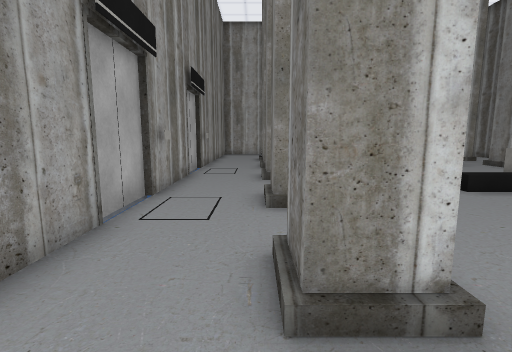
[1] (above)

16 first-person views from a walk through a 3-D level made in the Unity game engine. The camera is 1.4 m above the floor, tilts 8° down and sees 85° across. The floor is counted in squares, 1 m on a side. Each view is taken from the middle of a square. On the plan, view 1 faces up. The plan holds only what a view shows up to about 14 squares ahead; the rest is blank. The place goes on beyond the plan. The player character is not drawn. Some surface patterns are stand-ins.

[2]
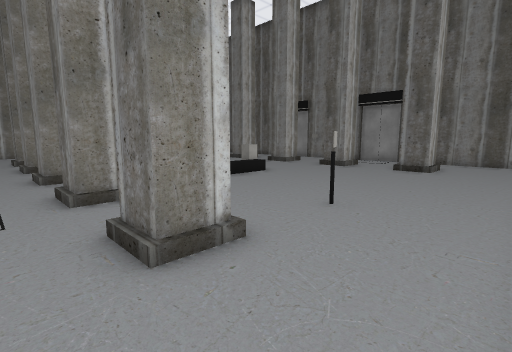

[3]
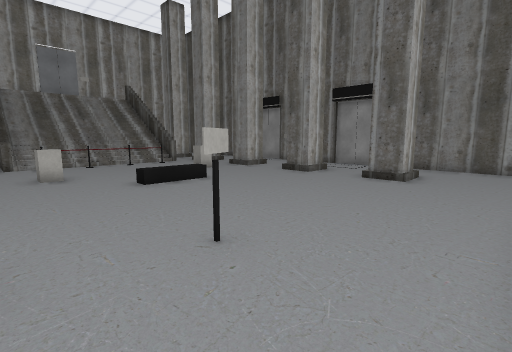

[4]
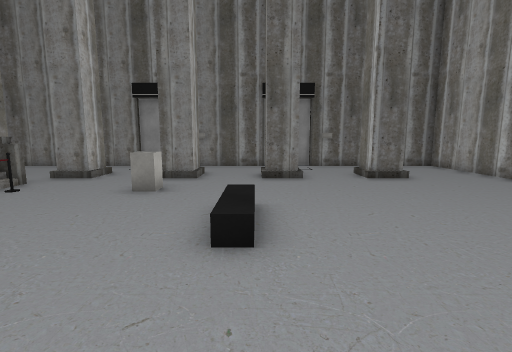

[5]
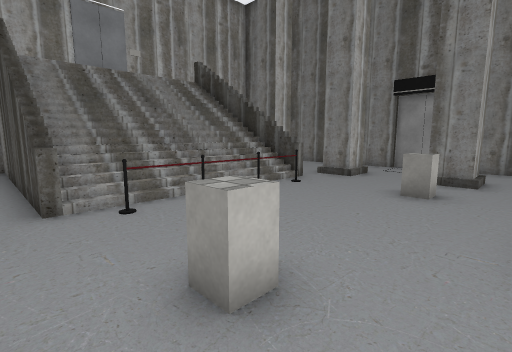

[6]
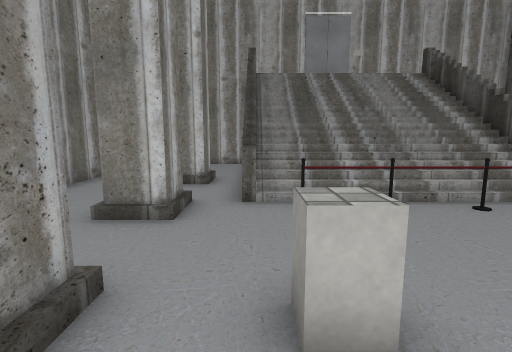

[7]
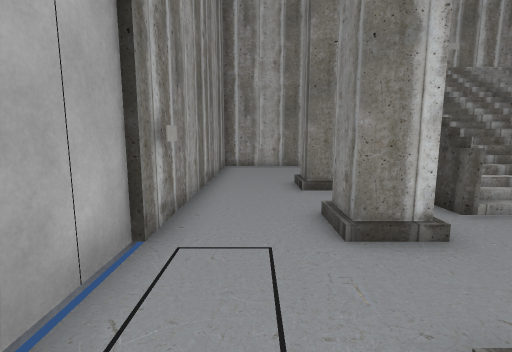

[8]
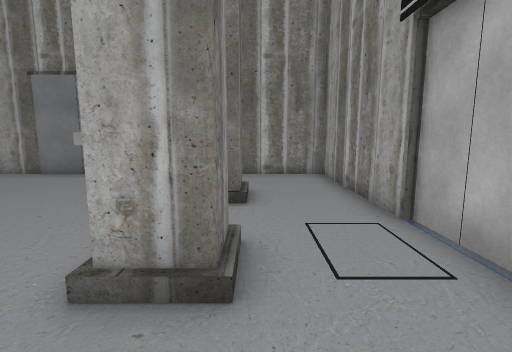

[9]
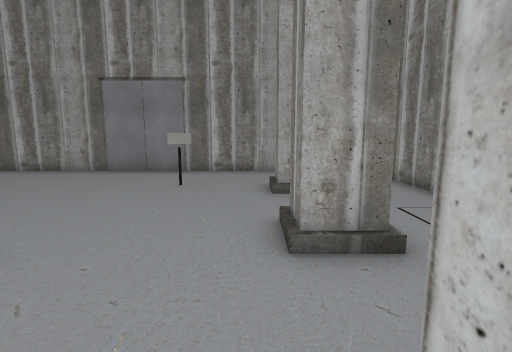

[10]
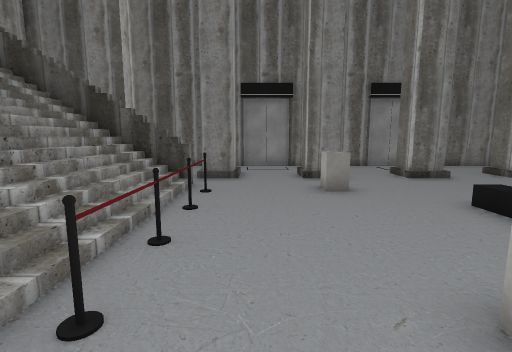

[11]
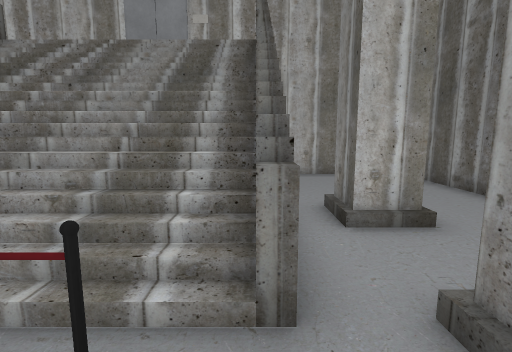

[12]
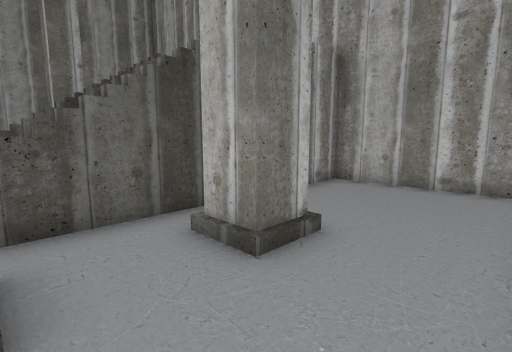

[13]
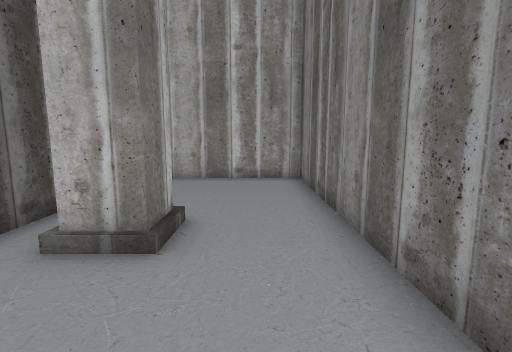

[14]
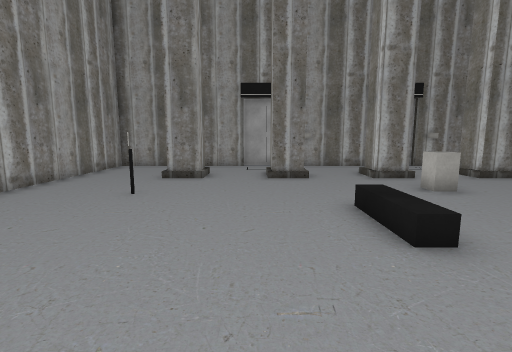

[15]
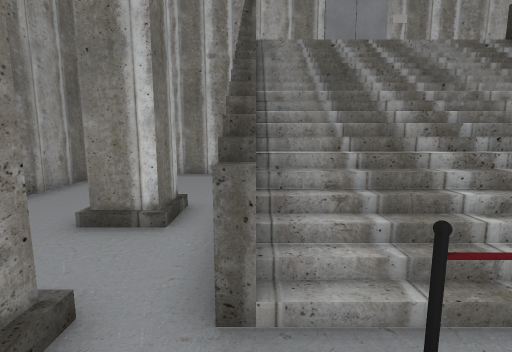

[16]
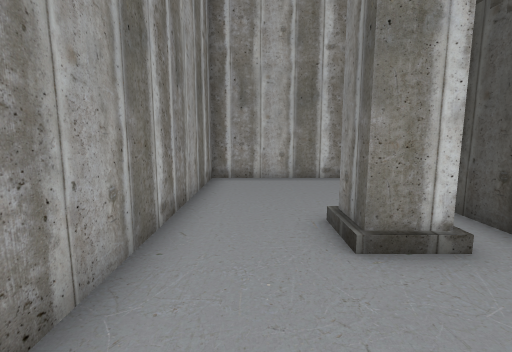

### Floor plan
Key: @ floor where view 1 was taken; # wall or solid block; x gap in a wall; . main floor; : floor 0.25 m higher than the main floor; + floor 0.75 m higher than the main floor; * floor 1.5 m higher than the main floor; / step, stairs or slope; ^ raised ledge.
Columns run from 3 left of view 1 to 16 right of it. Each row starts with its distance up from view 1.
 23 ####################
 22 #.....#       .....#
 21 #.....#      x.....#
 20 #.....#      #.....#
 19 #.....#      #.....#
 18 #.....#      #.....#
 17 #...#.#      #.#...#
 16 #.....#******#.....#
 15 #.....#++++++^.....#
 14 #..//.#::::::^.//..#
 13 #../#..........#/..#
 12 #..................#
 11 #..................#
 10 #...#..^....^..#...#
  9 #..................#
  8 #..................#
  7 #..................#
  6 #...#..........#...#
  5 #..................#
  4 #..................#
  3 #...#..........#...#
  2 #...#..#.......#...#
  1 #..................#
  0 #..@...............#
 -1 #..................#
 -2 ####################

Where each view was taken, in squares from view 1:
view 1: 0 up, 0 right, facing up
view 2: 1 down, 1 left, facing up-right
view 3: 1 down, 2 right, facing up-right
view 4: 7 up, 2 right, facing right
view 5: 8 up, 2 right, facing up-right
view 6: 8 up, 3 right, facing up
view 7: 9 up, 1 left, facing up
view 8: 9 up, 0 right, facing down
view 9: 10 up, 2 right, facing down
view 10: 12 up, 2 right, facing right
view 11: 12 up, 10 right, facing up
view 12: 14 up, 15 right, facing up-left
view 13: 13 up, 14 right, facing up
view 14: 5 up, 11 right, facing left
view 15: 12 up, 3 right, facing up
view 16: 13 up, 1 left, facing up
